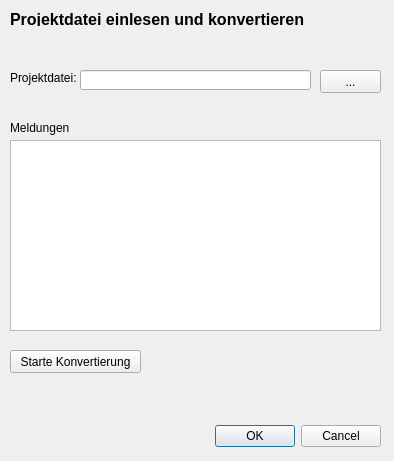
<?xml version="1.0" encoding="UTF-8"?>
<ui version="4.0">
 <class>EditorModifierSqlDialogBase</class>
 <widget class="QDialog" name="EditorModifierSqlDialogBase">
  <property name="enabled">
   <bool>true</bool>
  </property>
  <property name="geometry">
   <rect>
    <x>0</x>
    <y>0</y>
    <width>394</width>
    <height>461</height>
   </rect>
  </property>
  <property name="windowTitle">
   <string>Editor modifier SQL</string>
  </property>
  <widget class="QDialogButtonBox" name="button_box">
   <property name="geometry">
    <rect>
     <x>40</x>
     <y>420</y>
     <width>341</width>
     <height>32</height>
    </rect>
   </property>
   <property name="orientation">
    <enum>Qt::Horizontal</enum>
   </property>
   <property name="standardButtons">
    <set>QDialogButtonBox::Cancel|QDialogButtonBox::Ok</set>
   </property>
  </widget>
  <widget class="QLabel" name="label">
   <property name="geometry">
    <rect>
     <x>10</x>
     <y>70</y>
     <width>91</width>
     <height>16</height>
    </rect>
   </property>
   <property name="text">
    <string>Projektdatei:</string>
   </property>
  </widget>
  <widget class="QLineEdit" name="lineEditProjectPath">
   <property name="geometry">
    <rect>
     <x>80</x>
     <y>70</y>
     <width>231</width>
     <height>20</height>
    </rect>
   </property>
  </widget>
  <widget class="QPushButton" name="FileDialogButton">
   <property name="geometry">
    <rect>
     <x>320</x>
     <y>70</y>
     <width>61</width>
     <height>23</height>
    </rect>
   </property>
   <property name="text">
    <string>...</string>
   </property>
  </widget>
  <widget class="QListWidget" name="OperationStatments">
   <property name="geometry">
    <rect>
     <x>10</x>
     <y>140</y>
     <width>371</width>
     <height>191</height>
    </rect>
   </property>
  </widget>
  <widget class="QLabel" name="label_2">
   <property name="geometry">
    <rect>
     <x>10</x>
     <y>120</y>
     <width>71</width>
     <height>16</height>
    </rect>
   </property>
   <property name="text">
    <string>Meldungen</string>
   </property>
  </widget>
  <widget class="QPushButton" name="ConvertProjectDataButton">
   <property name="geometry">
    <rect>
     <x>10</x>
     <y>350</y>
     <width>131</width>
     <height>23</height>
    </rect>
   </property>
   <property name="text">
    <string>Starte Konvertierung</string>
   </property>
  </widget>
  <widget class="QLabel" name="label_3">
   <property name="geometry">
    <rect>
     <x>10</x>
     <y>10</y>
     <width>331</width>
     <height>16</height>
    </rect>
   </property>
   <property name="text">
    <string>&lt;html&gt;&lt;head/&gt;&lt;body&gt;&lt;p&gt;&lt;span style=&quot; font-size:12pt; font-weight:600; text-decoration: underline;&quot;&gt;Projektdatei einlesen und konvertieren&lt;/span&gt;&lt;/p&gt;&lt;/body&gt;&lt;/html&gt;</string>
   </property>
  </widget>
 </widget>
 <resources/>
 <connections>
  <connection>
   <sender>button_box</sender>
   <signal>accepted()</signal>
   <receiver>EditorModifierSqlDialogBase</receiver>
   <slot>accept()</slot>
   <hints>
    <hint type="sourcelabel">
     <x>20</x>
     <y>20</y>
    </hint>
    <hint type="destinationlabel">
     <x>20</x>
     <y>20</y>
    </hint>
   </hints>
  </connection>
  <connection>
   <sender>button_box</sender>
   <signal>rejected()</signal>
   <receiver>EditorModifierSqlDialogBase</receiver>
   <slot>reject()</slot>
   <hints>
    <hint type="sourcelabel">
     <x>20</x>
     <y>20</y>
    </hint>
    <hint type="destinationlabel">
     <x>20</x>
     <y>20</y>
    </hint>
   </hints>
  </connection>
 </connections>
</ui>
